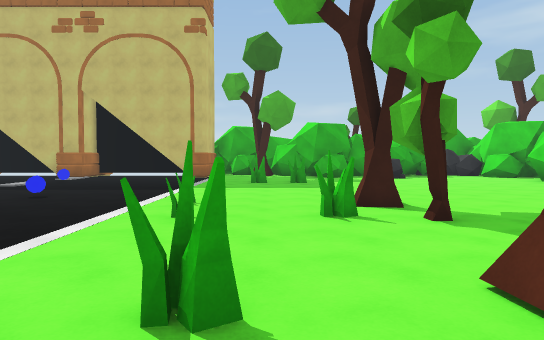
view 1 (above)

13 first-person views from a walk through a Unity game level. The camera is 1.5 m above the floor, tilts 2° down and sees 70° across. The floor is counted in squares, 2 m on a side. Each view is taken from the middle of a square. On the plan, view 1 faces up. The plan holds only what a view shows up to about 12 squares ahead; the rest is blank. The place goes on beyond the plan. The player character is not drawn. Surface patterns are stand-ins for the level's own textures.

view 2
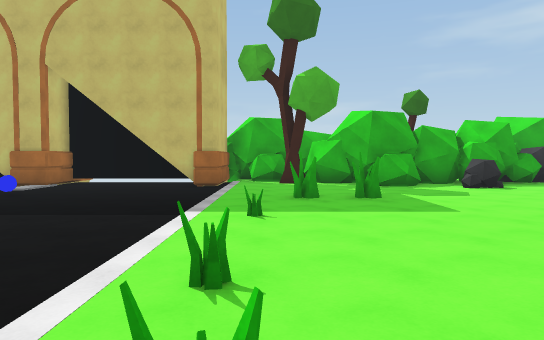

view 3
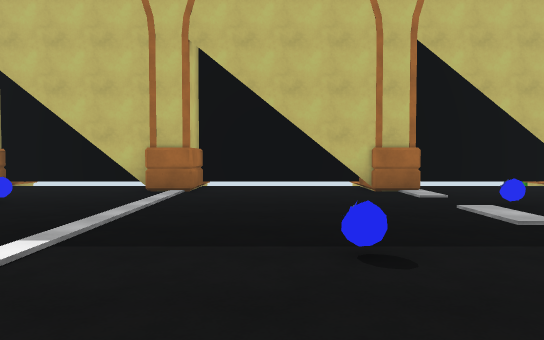

view 4
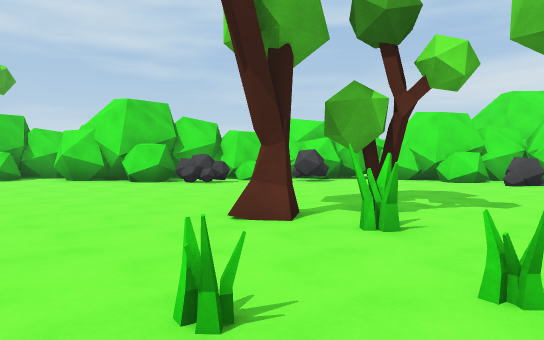

view 5
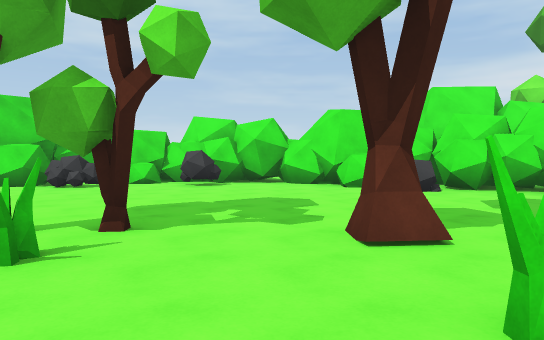

view 6
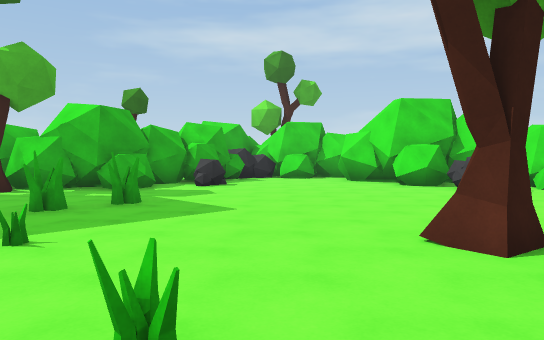

view 7
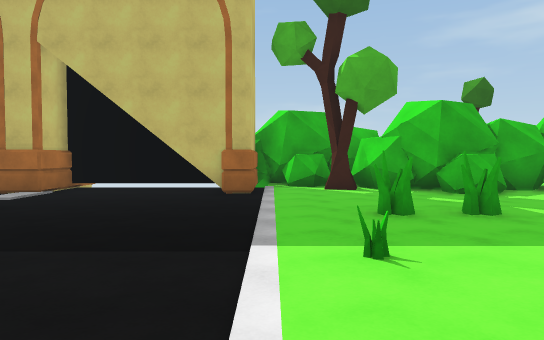

view 8
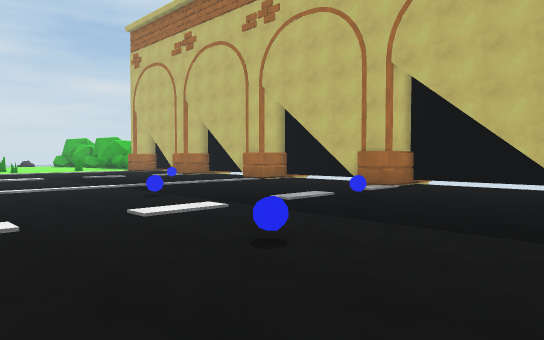

view 9
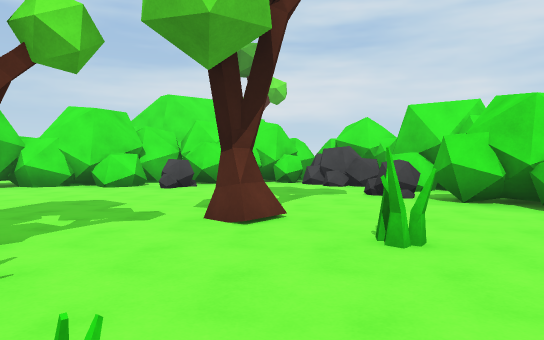

view 10
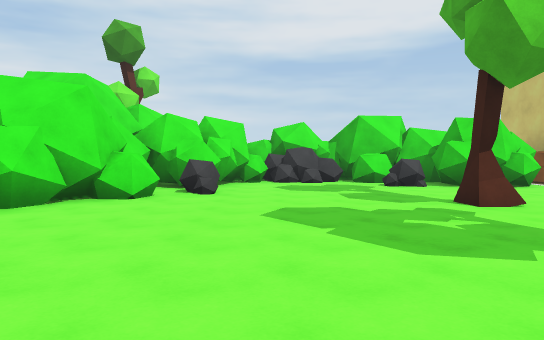

view 11
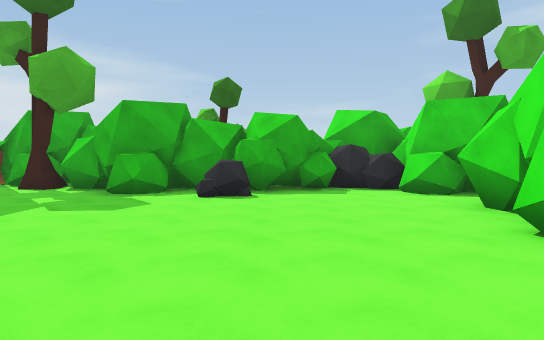

view 12
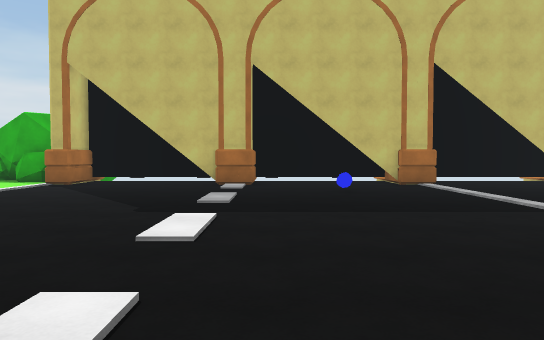

view 13
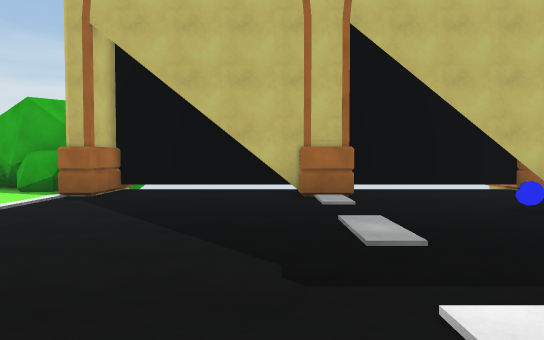

### Floor plan
Key: @ floor where view 1 was taken; # wall or solid block; . floor; O other object.
Columns run from 23 left of view 1 to 8 right of it. Each row starts with its distance up from view 1.
 17                     ####   OO
 16  ####################.###   OOO#
 15 ##....#....#...##...#..O####OOO#
 14 .....##...##........#....#.O...#
 13  ..........................O....
 12  ........O.......O.............#
 11   .....................OO......#
 10    ............................#
  9    ...........O.......O........#
  8     ..............O............O
  7      ...........................
  6      .....   .........O..O......
  5                   ....O.OO.....O
  4        .            ............
  3                      ...........
  2                      ..O.O......
  1                       .........#
  0                       .@......O#
 -1                       ........O#
 -2                      .OO.O...#OO
 -3                     #O O.#.O.#O
 -4                         ###OO#
 -5                           ##

Where each view was taken, in squares from view 1:
view 1: 0 up, 0 right, facing up
view 2: 4 up, 1 left, facing up
view 3: 6 up, 10 left, facing up
view 4: 6 up, 3 left, facing right
view 5: 3 up, 2 left, facing right
view 6: 5 up, 2 left, facing up-right
view 7: 6 up, 2 left, facing up
view 8: 5 up, 2 left, facing up-left
view 9: 5 up, 2 left, facing down-right
view 10: 8 up, 5 right, facing down
view 11: 6 up, 5 right, facing up
view 12: 4 up, 16 left, facing up
view 13: 7 up, 18 left, facing up
